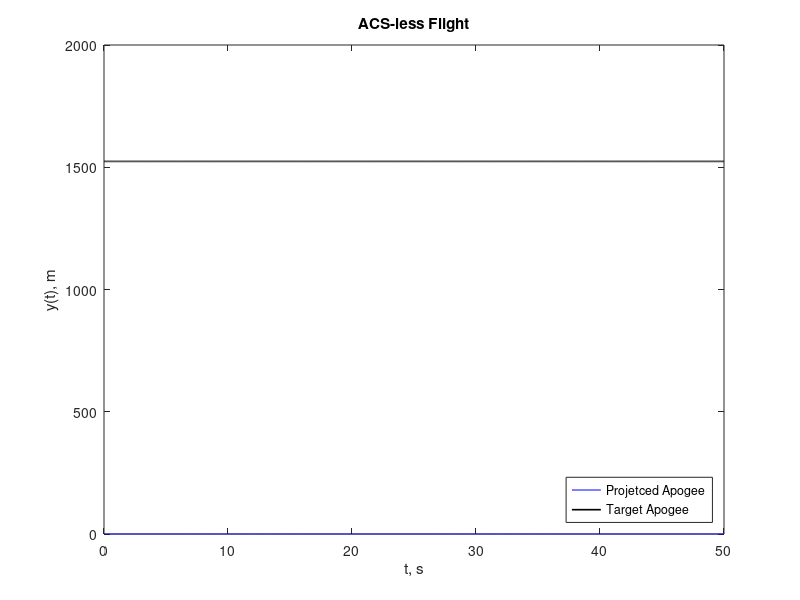
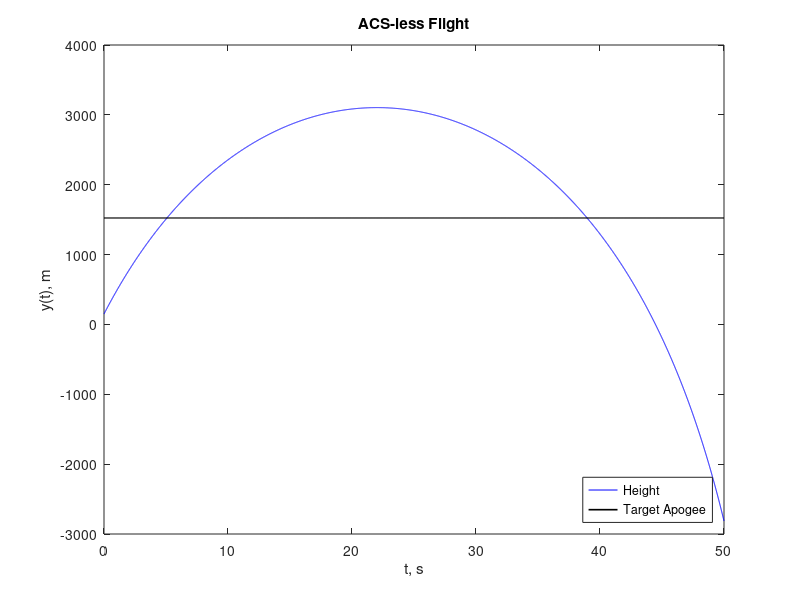
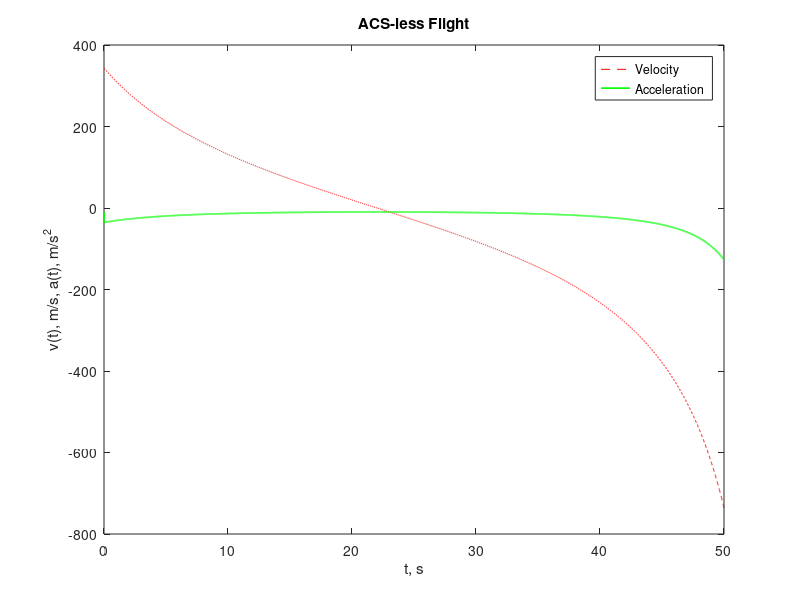
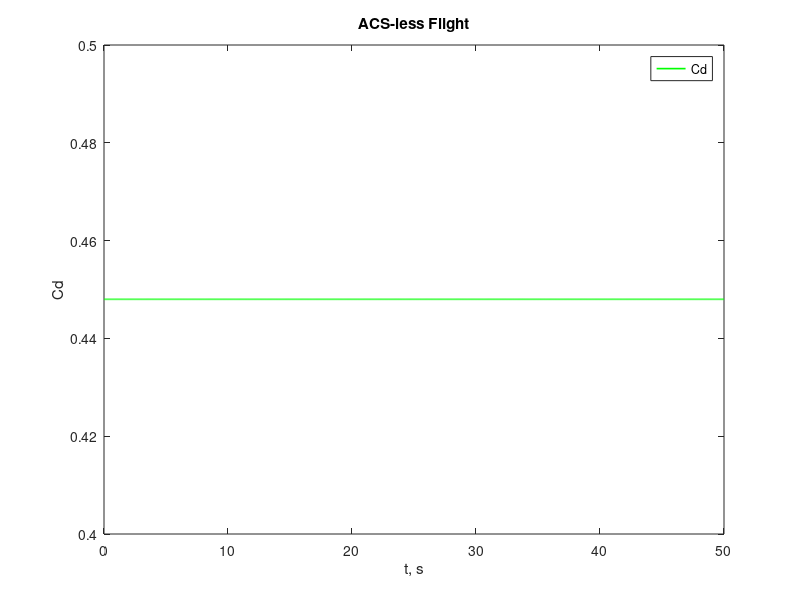

Here is the MATLAB script that generated these plots, in order:
%% ACS_Unpowered_Model.m
% PID Forward Loop Model

% Author: William Teasley
% Date: 4 August 2023
% Completed Individually

% Clear memory
clear

% Clear Command Window
clc

%% Set Parameters
tmin = 0; % Start time
tmax = 50; % End time
dt = 0.01; % Step
t = tmin:dt:tmax;
% tau = 0.001; % time delay

%% Constants
g = 9.81; % m/s**2
% cd = 0.3; % drag coefficient of rocket with flaps closed
rho = 1.204; % kg/m**3
area = 0.018241; % m**2 : not actually constant
m = 22.6796; % kg; mass after burnout, so constant
Kp = 0.0000003;

%% Initialize Vectors
y = zeros(1, length(t));
v = zeros(1, length(t));
a = zeros(1, length(t));
apogee_target = 1524*ones(1, length(t)); % meters; = 5000 feet
apogee_projected = zeros(1, length(t));
terminal_velocity = zeros(1, length(t));
cd = 0.448*ones(1, length(t));
e = zeros(1, length(t));

%% Inish Condishes
y(1) = 150; % meters; 500 feet
v(1) = 343; % m/s; value comes from pitot tube hopefully
a(1) = -1*g;
e(1) = apogee_target(69) - y(1);

%% Calculates Cd using Euler's Method
for j = 1:length(t)-1
    y(j+1) = y(j) + dt*v(j);
    v(j+1) = v(j) + dt*a(j);
    a(j+1) = (-1*g) - (cd(j)*rho*area*(v(j)^2))/(2*m);
end




%% Plot
figure(1)
plot(t, apogee_projected, 'b-', t, apogee_target, 'k-', 'LineWidth', 1.2);
legend('Projetced Apogee', 'Target Apogee', 'Location','southeast') % Legend
xlabel('t, s') % Add axis labels
ylabel('y(t), m')
title('ACS-less Flight')
% axis([tmin tmax 0 1.5])

figure(2)
plot(t, y, 'b-', t, apogee_target, 'k-', 'LineWidth', 1.2);
legend('Height', 'Target Apogee', 'Location','southeast') % Legend
xlabel('t, s') % Add axis labels
ylabel('y(t), m')
title('ACS-less Flight')

figure(3)
plot(t, v, 'r--', t, a, 'g-', 'LineWidth', 1.2);
legend('Velocity', 'Acceleration', 'Location','northeast') % Legend
xlabel('t, s') % Add axis labels
ylabel('v(t), m/s, a(t), m/s^2')
title('ACS-less Flight')

figure(4)
plot(t, cd, 'g-', 'LineWidth', 1.2);
legend('Cd', 'Location','northeast') % Legend
xlabel('t, s') % Add axis labels
ylabel('Cd')
title('ACS-less Flight')

figure(5)
plot(t, e, 'r--', 'LineWidth', 1.2);
legend('Error', 'Location','northeast') % Legend
xlabel('t, s') % Add axis labels
ylabel('Error, m')
title('ACS-less Flight')